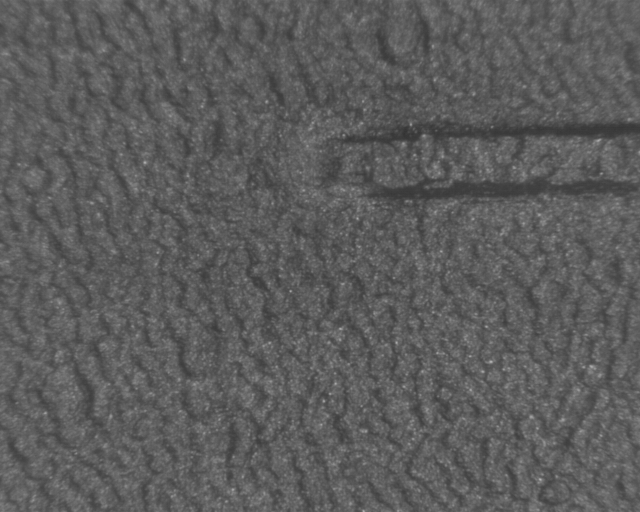
#> input picture 0.1_step_5x/5.00/35.50_12.00_0.20.png, 1280 x 1024 px, found by its file name (shown at 1/2 size); its folder holds 4 pictures in this run
$ python image_stitching.py
#> lines starting #> are read from the running program, lines starting #| are printed output that depends on the picture
import cv2
import numpy as np
import os

STEP_SIZE = 0.1   # in mm
print(int((STEP_SIZE*1000/50)*24))

folder_path = r'C:\Users\BARC\Desktop\FCRIT\FCRIT_SCANS\0.1_step_5x\5.00'
contents = os.listdir(folder_path)

prev_img = None
for i in range(len(contents)):
    path = os.path.join(folder_path, contents[i])

    if i == 0:
        base_img = cv2.imread(path)
#> base_img is the input picture: shape (1024, 1280, 3); min 48, max 184, mean 92.1
        prev_img = base_img
    else:
        img = (cv2.imread(path))[:, -int((STEP_SIZE*1000/50)*24):]

        zeros_to_add = np.zeros((1024, 1040, 3), dtype=np.uint8)
        result = np.hstack((img, zeros_to_add))

        concatenated_image = cv2.hconcat([prev_img, result])
        concatenated_image = concatenated_image[:, :-1040]

        prev_img = concatenated_image
#> pass 2 of the loop `for i in range(len(contents)):`:
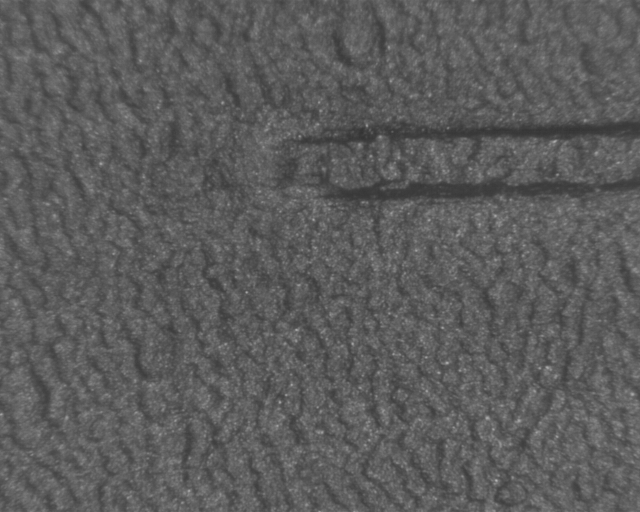
#> input picture 0.1_step_5x/5.00/35.60_12.00_0.20.png, 1280 x 1024 px, found by its file name (shown at 1/2 size)
#> `result = np.hstack((img, zeros_to_add))`:
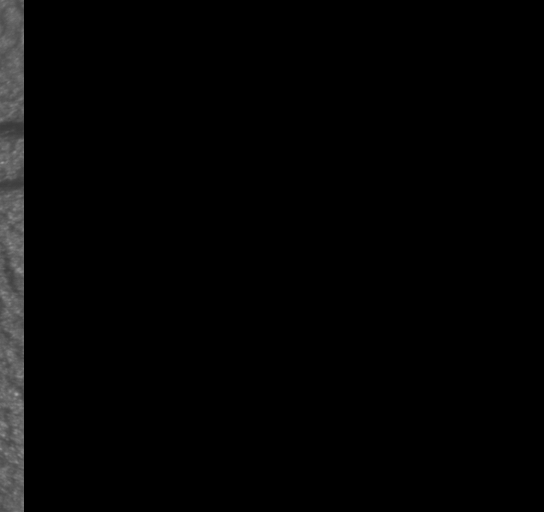
#> result: shape (1024, 1088, 3) (shown at 1/2 size); min 0, max 171, mean 4.2
#> `concatenated_image = concatenated_image[:, :-1040]`:
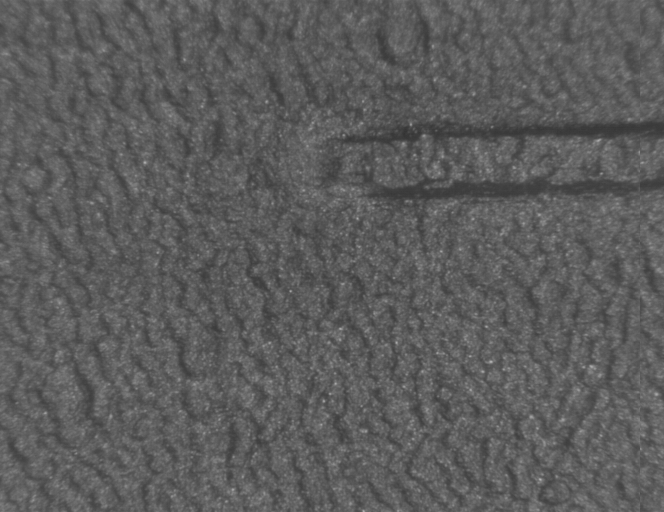
#> concatenated_image: shape (1024, 1328, 3) (shown at 1/2 size); min 48, max 184, mean 92.2
#> pass 3 of the loop `for i in range(len(contents)):`:
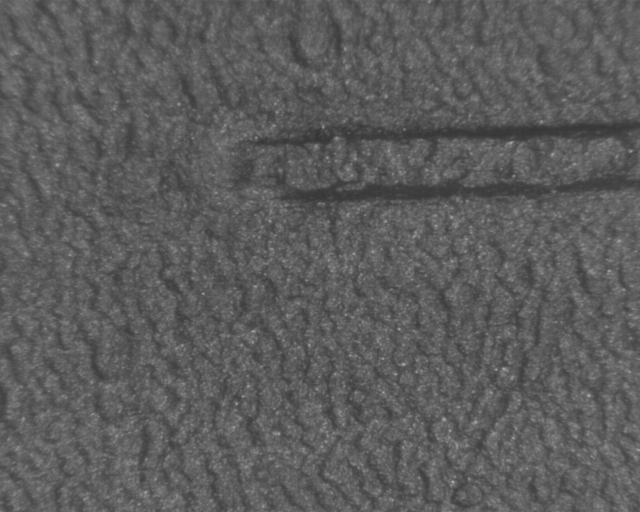
#> input picture 0.1_step_5x/5.00/35.70_12.00_0.20.png, 1280 x 1024 px, found by its file name (shown at 1/2 size)
#> `result = np.hstack((img, zeros_to_add))`:
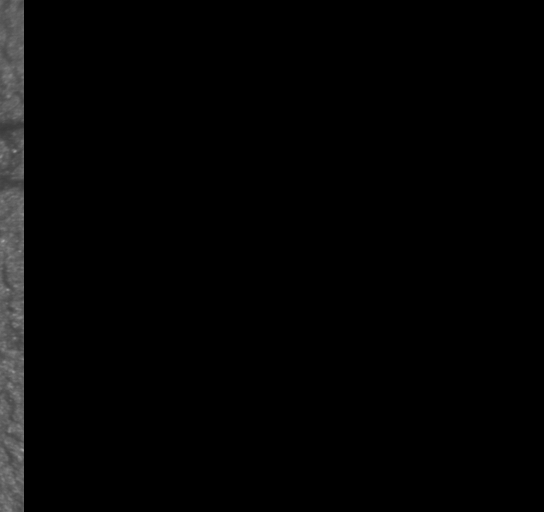
#> result: shape (1024, 1088, 3) (shown at 1/2 size); min 0, max 172, mean 4.2
#> `concatenated_image = concatenated_image[:, :-1040]`:
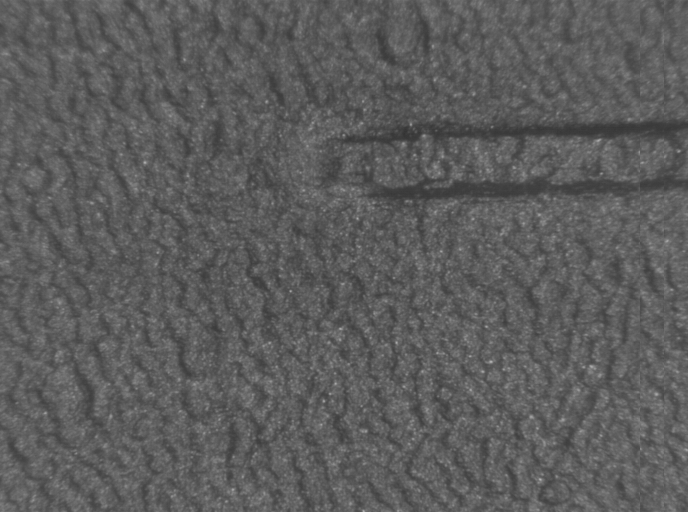
#> concatenated_image: shape (1024, 1376, 3) (shown at 1/2 size); min 48, max 184, mean 92.3
#> the loop made 4 passes; the first 3 are shown

print(os.path.join(folder_path, "concatenated.png"))
cv2.imwrite(os.path.join(folder_path, "concatenated.png"), concatenated_image)
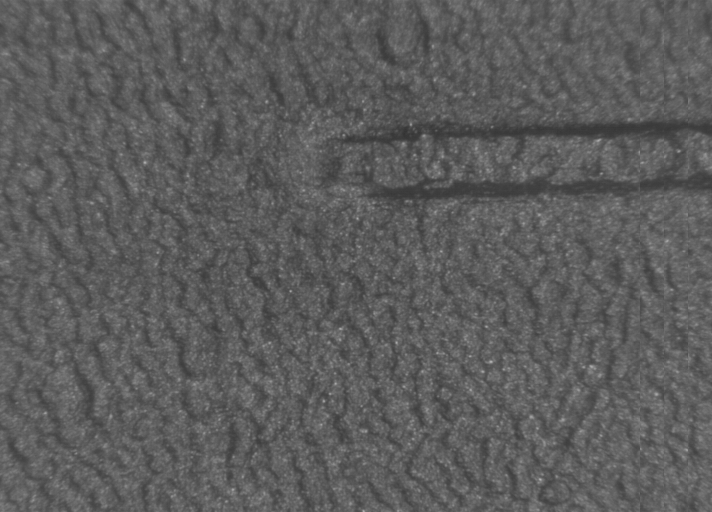
#> saved as concatenated.png: shape (1024, 1424, 3) (shown at 1/2 size); min 48, max 184, mean 92.4
